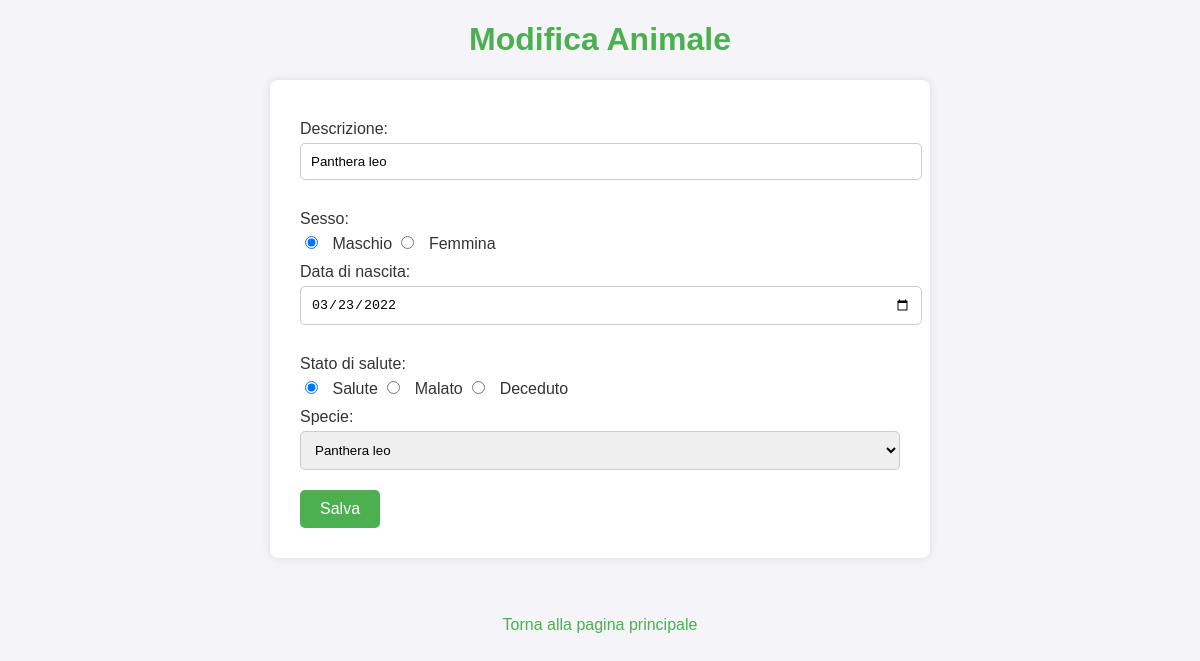
Page /editFauna.php?id=2 on the committed database.
### tables this page shows
CREATE TABLE `fauna` (
  `fau_id` int(11) NOT NULL,
  `fau_dex` varchar(100) NOT NULL,
  `fau_sesso` enum('M','F') NOT NULL,
  `fau_data_nascita` date NOT NULL,
  `fau_stato_salute` enum('S','M','D') NOT NULL,
  `fau_parco_id` int(11) NOT NULL,
  `fau_specie_spf_id` int(11) NOT NULL
);

### editFauna.php (the view, shortened to what this page needs)
<?php
$serverName = "localhost";
$dbUsername = "root";
$dbPassword = "";
$dbName = "5dzhengfujie";
$connection = new mysqli($serverName, $dbUsername, $dbPassword, $dbName);
$faunaId = $_GET['id'] ?? null;
$faunaData = [];
if ($faunaId) {
    $sql = "SELECT * FROM fauna WHERE fau_id = ?";
    $stmt = $connection->prepare($sql);
    $stmt->bind_param("i", $faunaId);
    $stmt->execute();
    $faunaData = $stmt->get_result()->fetch_assoc();
}
?>
<!DOCTYPE html>
<html lang="it">
<head>
    <link rel="stylesheet" href="style.css">
</head>
<body>
    <h1>Modifica Animale</h1>
    <form method="POST" action="">
        <label for="dex">Descrizione:</label>
        <input type="text" name="dex" value="<?php echo htmlspecialchars($faunaData['fau_dex'] ?? ''); ?>" required><br>
        <label for="sesso">Sesso:</label>
        <input type="radio" name="sesso" value="M" <?php echo ($faunaData['fau_sesso'] ?? '') === 'M' ? 'checked' : ''; ?> required> Maschio
        <input type="radio" name="sesso" value="F" <?php echo ($faunaData['fau_sesso'] ?? '') === 'F' ? 'checked' : ''; ?> required> Femmina<br>
        <label for="data_nascita">Data di nascita:</label>
        <input type="date" name="data_nascita" value="<?php echo htmlspecialchars($faunaData['fau_data_nascita'] ?? ''); ?>" required><br>
        <label for="stato_salute">Stato di salute:</label>
        <input type="radio" name="stato_salute" value="S" <?php echo ($faunaData['fau_stato_salute'] ?? '') === 'S' ? 'checked' : ''; ?> required> Salute
        <input type="radio" name="stato_salute" value="M" <?php echo ($faunaData['fau_stato_salute'] ?? '') === 'M' ? 'checked' : ''; ?> required> Malato
        <input type="radio" name="stato_salute" value="D" <?php echo ($faunaData['fau_stato_salute'] ?? '') === 'D' ? 'checked' : ''; ?> required> Deceduto<br>
        <label for="specie_id">Specie:</label>
        <select name="specie_id" required>
            <?php
            $specieQuery = "SELECT sfa_id, sfa_dex FROM specie_fauna";
            $specieResult = $connection->query($specieQuery);
            while ($specieRow = $specieResult->fetch_assoc()) {
                $selected = ($specieRow['sfa_id'] == ($faunaData['fau_specie_spf_id'] ?? '')) ? 'selected' : '';
                echo "<option value='" . $specieRow['sfa_id'] . "' $selected>" . $specieRow['sfa_dex'] . "</option>";
            }
            ?>
        </select><br>
        <button type="submit">Salva</button>
    </form>
    <br>
    <a href="tables.php">Torna alla pagina principale</a>
</body>
</html>

### style.css (style rules this page uses)
body { font-family: Arial, sans-serif; background-color: #f4f4f9; margin: 0; padding: 0; color: #333; }
h1, h2 { color: #4CAF50; text-align: center; }
form { background-color: white; padding: 30px; margin: 20px auto; width: 80%; max-width: 600px; box-shadow: 0 0 10px rgba(0, 0, 0, 0.1); border-radius: 8px; }
label { font-size: 16px; display: block; margin: 10px 0 5px; }
input[type="text"], input[type="date"], select, .form-group input { width: 100%; padding: 10px; margin-bottom: 20px; border: 1px solid #ccc; border-radius: 5px; }
input[type="radio"] { margin-right: 10px; }
button { background-color: #4CAF50; color: white; padding: 10px 20px; border: none; border-radius: 5px; font-size: 16px; cursor: pointer; transition: background-color 0.3s; }
a { display: block; text-align: center; margin-top: 20px; color: #4CAF50; text-decoration: none; }

### rows in the picture
fauna: dex "Panthera leo", fau_sesso "☑", data_nascita "03/23/2022", fau_stato_salute "☑"

### other values in the picture
form field specie_id "Panthera leo"
